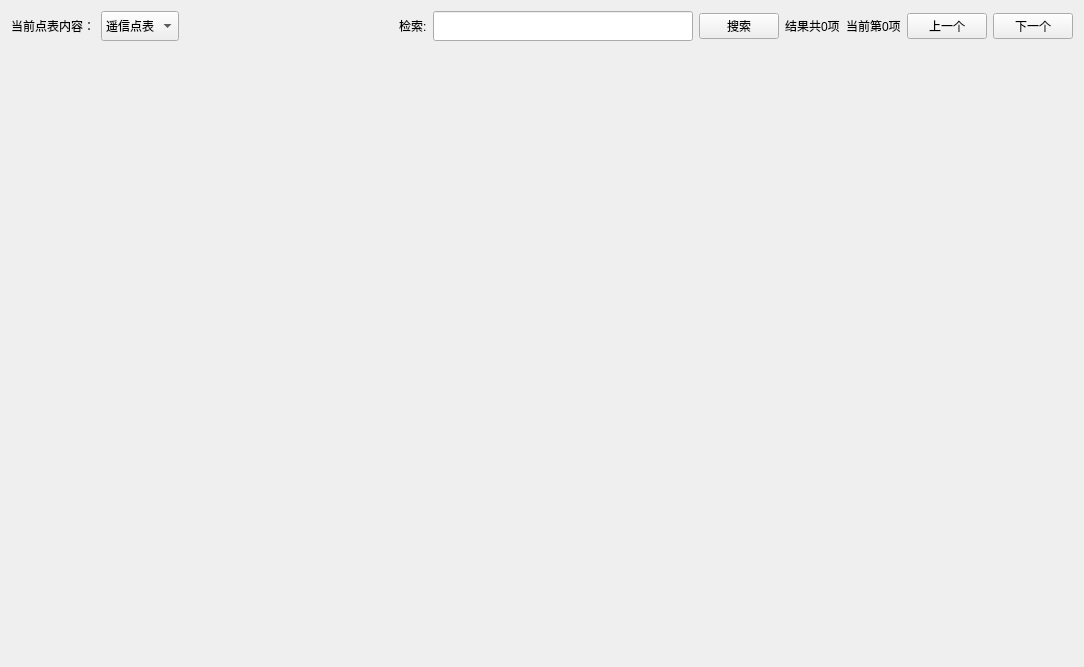
<?xml version="1.0" encoding="UTF-8"?>
<ui version="4.0">
 <class>dtufixmodifyClass</class>
 <widget class="QWidget" name="dtufixmodifyClass">
  <property name="geometry">
   <rect>
    <x>0</x>
    <y>0</y>
    <width>1084</width>
    <height>667</height>
   </rect>
  </property>
  <property name="windowTitle">
   <string>dtufixmodify</string>
  </property>
  <layout class="QGridLayout" name="gridLayout">
   <item row="0" column="0">
    <widget class="QLabel" name="Text_1">
     <property name="text">
      <string>当前点表内容：</string>
     </property>
    </widget>
   </item>
   <item row="0" column="1">
    <widget class="QComboBox" name="combox_index">
     <property name="minimumSize">
      <size>
       <width>0</width>
       <height>30</height>
      </size>
     </property>
     <item>
      <property name="text">
       <string>遥信点表</string>
      </property>
     </item>
     <item>
      <property name="text">
       <string>遥测点表</string>
      </property>
     </item>
     <item>
      <property name="text">
       <string>遥控点表</string>
      </property>
     </item>
     <item>
      <property name="text">
       <string>遥调点表</string>
      </property>
     </item>
    </widget>
   </item>
   <item row="0" column="2">
    <spacer name="horizontalSpacer">
     <property name="orientation">
      <enum>Qt::Horizontal</enum>
     </property>
     <property name="sizeHint" stdset="0">
      <size>
       <width>20</width>
       <height>20</height>
      </size>
     </property>
    </spacer>
   </item>
   <item row="0" column="3">
    <widget class="QLabel" name="TEXT">
     <property name="text">
      <string>检索:</string>
     </property>
    </widget>
   </item>
   <item row="0" column="4">
    <widget class="QLineEdit" name="lineEdit">
     <property name="minimumSize">
      <size>
       <width>260</width>
       <height>30</height>
      </size>
     </property>
     <property name="maximumSize">
      <size>
       <width>260</width>
       <height>30</height>
      </size>
     </property>
    </widget>
   </item>
   <item row="0" column="5">
    <widget class="QPushButton" name="btn_search">
     <property name="text">
      <string>搜索</string>
     </property>
    </widget>
   </item>
   <item row="0" column="6">
    <widget class="QLabel" name="label_result">
     <property name="text">
      <string>结果共0项</string>
     </property>
    </widget>
   </item>
   <item row="0" column="7">
    <widget class="QLabel" name="label_page">
     <property name="text">
      <string>当前第0项</string>
     </property>
    </widget>
   </item>
   <item row="0" column="8">
    <widget class="QPushButton" name="btn_front">
     <property name="text">
      <string>上一个</string>
     </property>
    </widget>
   </item>
   <item row="0" column="9">
    <widget class="QPushButton" name="btn_next">
     <property name="text">
      <string>下一个</string>
     </property>
    </widget>
   </item>
   <item row="1" column="0" colspan="10">
    <widget class="QWidget" name="widget" native="true"/>
   </item>
  </layout>
 </widget>
 <layoutdefault spacing="6" margin="11"/>
 <resources/>
 <connections>
  <connection>
   <sender>btn_search</sender>
   <signal>clicked()</signal>
   <receiver>dtufixmodifyClass</receiver>
   <slot>serach()</slot>
   <hints>
    <hint type="sourcelabel">
     <x>1026</x>
     <y>25</y>
    </hint>
    <hint type="destinationlabel">
     <x>541</x>
     <y>333</y>
    </hint>
   </hints>
  </connection>
  <connection>
   <sender>btn_next</sender>
   <signal>clicked()</signal>
   <receiver>dtufixmodifyClass</receiver>
   <slot>next()</slot>
   <hints>
    <hint type="sourcelabel">
     <x>1019</x>
     <y>25</y>
    </hint>
    <hint type="destinationlabel">
     <x>541</x>
     <y>333</y>
    </hint>
   </hints>
  </connection>
  <connection>
   <sender>btn_front</sender>
   <signal>clicked()</signal>
   <receiver>dtufixmodifyClass</receiver>
   <slot>front()</slot>
   <hints>
    <hint type="sourcelabel">
     <x>919</x>
     <y>25</y>
    </hint>
    <hint type="destinationlabel">
     <x>541</x>
     <y>333</y>
    </hint>
   </hints>
  </connection>
  <connection>
   <sender>combox_index</sender>
   <signal>currentIndexChanged(int)</signal>
   <receiver>dtufixmodifyClass</receiver>
   <slot>indexchange(int)</slot>
   <hints>
    <hint type="sourcelabel">
     <x>167</x>
     <y>25</y>
    </hint>
    <hint type="destinationlabel">
     <x>541</x>
     <y>333</y>
    </hint>
   </hints>
  </connection>
 </connections>
 <slots>
  <slot>serach()</slot>
  <slot>front()</slot>
  <slot>next()</slot>
  <slot>indexchange(int)</slot>
 </slots>
</ui>
